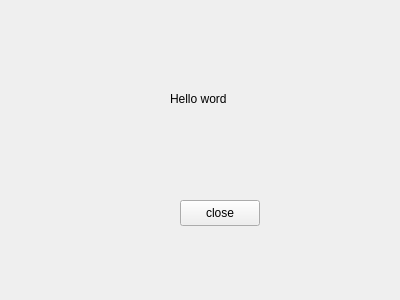
<?xml version="1.0" encoding="UTF-8"?>
<ui version="4.0">
 <class>Widget</class>
 <widget class="QWidget" name="Widget">
  <property name="geometry">
   <rect>
    <x>0</x>
    <y>0</y>
    <width>400</width>
    <height>300</height>
   </rect>
  </property>
  <property name="windowTitle">
   <string>test</string>
  </property>
  <widget class="QPushButton" name="BTN_CLOSE">
   <property name="geometry">
    <rect>
     <x>180</x>
     <y>200</y>
     <width>80</width>
     <height>26</height>
    </rect>
   </property>
   <property name="text">
    <string>close</string>
   </property>
  </widget>
  <widget class="QLabel" name="label">
   <property name="geometry">
    <rect>
     <x>170</x>
     <y>90</y>
     <width>81</width>
     <height>18</height>
    </rect>
   </property>
   <property name="text">
    <string>Hello word</string>
   </property>
  </widget>
 </widget>
 <layoutdefault spacing="6" margin="11"/>
 <resources/>
 <connections>
  <connection>
   <sender>BTN_CLOSE</sender>
   <signal>clicked()</signal>
   <receiver>Widget</receiver>
   <slot>close()</slot>
   <hints>
    <hint type="sourcelabel">
     <x>219</x>
     <y>212</y>
    </hint>
    <hint type="destinationlabel">
     <x>199</x>
     <y>149</y>
    </hint>
   </hints>
  </connection>
 </connections>
</ui>
